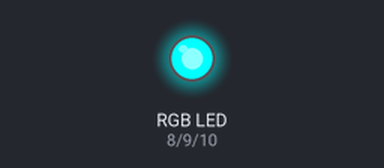
Bench run of a sketch on a simulated Arduino Uno, built with avr-gcc and run on an emulated ATmega328P. Shown: an RGB LED mixed from three pins (HIGH = lit).

Above: at 0.5 s.
At 1.5 s:
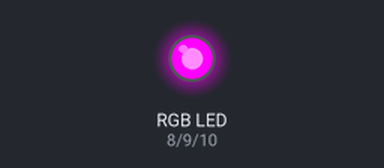
At 2.5 s:
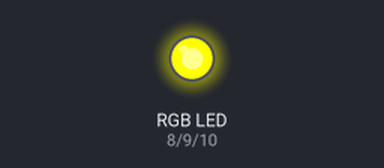
At 3.5 s:
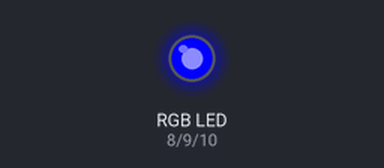
Timing chart, 0 to 5.2 s (numbered marks = the images above):
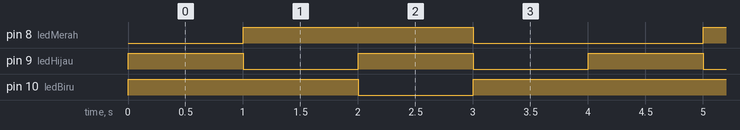

The sketch:

rgb.ino
```cpp
#define ledMerah 8
#define ledHijau 9
#define ledBiru 10

void setup() {
  // put your setup code here, to run once:
  pinMode(ledMerah, OUTPUT);
  pinMode(ledHijau, OUTPUT);
  pinMode(ledBiru, OUTPUT);
}

void loop() {
  // put your main code here, to run repeatedly:
  setColor(255, 0, 0);
  delay(1000);
  setColor(0, 255, 0);
  delay(1000);
  setColor(0, 0, 255);
  delay(1000);
  setColor(255, 255, 0);
  delay(1000);
  /*
  setColor(80, 0, 80);
  delay(1000);
  setColor(0, 255, 255);
  delay(1000);
  */
}

void setColor(int red, int green, int blue)
{
  analogWrite(ledMerah, 255 - red);
  analogWrite(ledHijau, 255 - green);
  analogWrite(ledBiru, 255 - blue);
}
```

Measured:
- by itself, pin 8 (ledMerah): alternates HIGH for 2.0 s and LOW for 2.0 s
- by itself, pin 9 (ledHijau): alternates HIGH for 1.0 s and LOW for 1.0 s
- by itself, pin 10 (ledBiru): repeats every 4.0 s: LOW 1.0 s, HIGH 3.0 s
